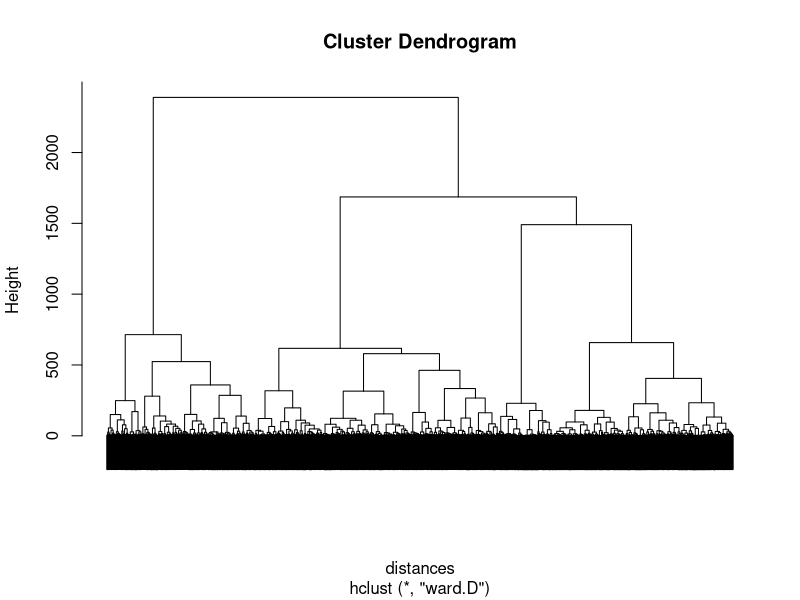

The R source for this figure:
## ---- chunk 1

ratings <- read.csv("ratings.csv")
str(ratings)
summary(ratings)

# removing missing values

ratings <- ratings[rowSums(is.na(ratings)) == 0, ]
summary(ratings)

## ---- chunk 2

points <- ratings[-1]
summary(points)

# Normalizing the data
library(caret)
preproc <- preProcess(points)
pointsnorm <-  predict(preproc, points)
summary(pointsnorm)
## ---- chunk 3

distances <- dist(pointsnorm, method = "euclidean")

dend <- hclust(distances, method = "ward.D")

plot(dend, labels = FALSE)

## ---- chunk 4
set.seed(100)
# Ignore this rm(ratingsCluster)

# kmeans clustering, k = 4
kmc_ratings <- kmeans(pointsnorm, centers = 4)

#creating subset
KmeansCluster1 <-  subset(pointsnorm, kmc_ratings$cluster == 1)
KmeansCluster2 <-  subset(pointsnorm, kmc_ratings$cluster == 2)
KmeansCluster3 <-  subset(pointsnorm, kmc_ratings$cluster == 3)
KmeansCluster4 <-  subset(pointsnorm, kmc_ratings$cluster == 4)
## ---- chunk 5

# Average rating
tapply(ratings$restaurants, kmc_ratings$cluster, mean)

# Ans: Cluster 4

# Clusters who enjoy churches, pools, gyms, bakeries, and cafe
tapply(ratings$churches, kmc_ratings$cluster, mean)
tapply(ratings$pools, kmc_ratings$cluster, mean)
tapply(ratings$bakeries, kmc_ratings$cluster, mean)
tapply(ratings$cafes, kmc_ratings$cluster, mean)
tapply(ratings$gyms, kmc_ratings$cluster, mean)

# Ans: Cluster 4 again :)

# Which cluster seems to enjoy being outside, but does not enjoy as much going to the zoo or pool?
tapply(ratings$beaches, kmc_ratings$cluster, mean)
tapply(ratings$resorts, kmc_ratings$cluster, mean)

tapply(ratings$zoo, kmc_ratings$cluster, mean)
tapply(ratings$pools, kmc_ratings$cluster, mean)
